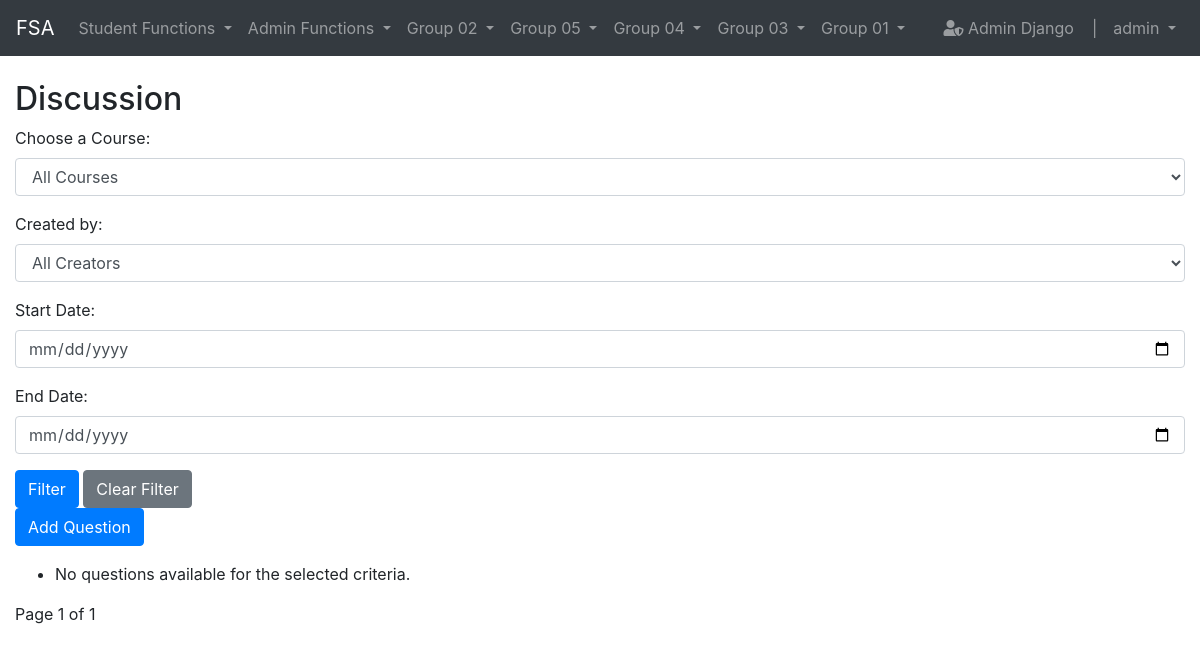
The page /forum/ (signed in) on the database its author committed.
### module_group/models.py (models this page shows, shortened)
class ModuleGroup(models.Model):
    group_name = models.CharField(max_length=255)

### user/models.py (models this page shows)
class User(AbstractUser):
    date_joined = models.DateTimeField(auto_now_add=True)
    training_programs = models.ManyToManyField(TrainingProgram)
    modules = models.ManyToManyField(Module, related_name='assigned_users', blank=True)
    groups = models.ManyToManyField(
        Group,
        blank=True,
        help_text='The groups this user belongs to.',
        verbose_name='groups',
        related_name='custom_user_groups',
    )
    user_permissions = models.ManyToManyField(
        Permission,
        blank=True,
        help_text='Specific permissions for this user.',
        verbose_name='user permissions',
        related_name='custom_user_permissions',
    )

### forum/views.py (the view)
# urls.py: path('', views.question_list, name='question_list'),
def question_list(request):
    selected_course_id = request.GET.get('course_id')  # Change 'id' to 'course_id'
    selected_creator_id = request.GET.get('creator_id')
    start_date = request.GET.get('start_date')
    end_date = request.GET.get('end_date')
    courses = Course.objects.all()
    users = User.objects.all()
    questions = ForumQuestion.objects.all()
    if selected_course_id:
        questions = questions.filter(course_id=selected_course_id)
    if selected_creator_id:
        questions = questions.filter(user_id=selected_creator_id)
    if start_date:
        questions = questions.filter(created_at__gte=start_date)
    if end_date:
        questions = questions.filter(created_at__lte=end_date)
    questions = questions.order_by('-created_at')
    paginator = Paginator(questions, 10)  # Show 10 questions per page
    page_number = request.GET.get('page')
    page_obj = paginator.get_page(page_number)
    module_groups = ModuleGroup.objects.all()
    module = Module.objects.all()
    return render(request, 'forum_question_list.html', {
        'page_obj': page_obj,
        'courses': courses,
        'users': users,
        'selected_course_id': int(selected_course_id) if selected_course_id else None,
        'selected_creator_id': int(selected_creator_id) if selected_creator_id else None,
        'start_date': start_date,
        'end_date': end_date,
        'module_groups': module_groups,
        'module': module,
    })

### forum/templates/forum_question_list.html (shortened to what this page needs)
{% extends "base.html" %}
{% load course_filters %}
{% block content %}
<h2>Discussion{% if selected_course_id %} for {{ courses|get_selected_course_name:selected_course_id }}{% endif %}</h2>
<form method="get">
    <div class="form-group">
        <label for="course">Choose a Course:</label>
        <select name="course_id" id="course" class="form-control" onchange="this.form.submit()">
            <option value="">All Courses</option>
        </select>
    </div>
    <div class="form-group">
        <label for="creator">Created by:</label>
        <select name="creator_id" id="creator" class="form-control" onchange="this.form.submit()">
            <option value="">All Creators</option>
        </select>
    </div>
    <div class="form-group">
        <label for="start_date">Start Date:</label>
        <input type="date" name="start_date" id="start_date" class="form-control" value="{{ start_date }}">
    </div>
    <div class="form-group">
        <label for="end_date">End Date:</label>
        <input type="date" name="end_date" id="end_date" class="form-control" value="{{ end_date }}">
    </div>
    <button type="submit" class="btn btn-primary">Filter</button>
    <a href="{% url 'forum:question_list' %}" class="btn btn-secondary">Clear Filter</a>
</form>
<div class="mb-3">
    <a href="{% url 'forum:create_question' %}" class="btn btn-primary">Add Question</a>
</div>
<ul>
    {% for question in page_obj %}
    <li>
        <a href="{% url 'forum:question_detail' question.pk %}">{{ question.title }}</a>
    </li>
    {% empty %}
    <li>No questions available for the selected criteria.</li>
    {% endfor %}
</ul>
<div class="pagination">
    <span class="step-links">
        <span>Page {{ page_obj.number }} of {{ page_obj.paginator.num_pages }}</span>
    </span>
</div>
{% endblock %}

### main/templates/base.html (shortened to what this page needs)
<!DOCTYPE html>
<html lang="en">
<head>
    <link rel="stylesheet" href="https://maxcdn.bootstrapcdn.com/bootstrap/4.5.2/css/bootstrap.min.css">
    <link rel="stylesheet" href="https://cdnjs.cloudflare.com/ajax/libs/font-awesome/5.15.4/css/all.min.css">
</head>
<body>
    <nav class="navbar navbar-expand-lg navbar-dark bg-dark">
        <a class="navbar-brand" href="{% url 'main:home' %}">FSA</a>
        <div class="collapse navbar-collapse">
            <ul class="navbar-nav mr-auto">
                {% if user.is_authenticated and user.is_superuser %}
                {% for group in module_groups %}
                    <li class="nav-item dropdown">
                        <a class="nav-link dropdown-toggle" href="#" id="{{ group.id }}" role="button" data-toggle="dropdown" aria-haspopup="true" aria-expanded="false">
                            {{ group.group_name }}
                        </a>
                    </li>
                {% endfor %}
            </ul>
                {% endif %}
                {% if request.user.is_authenticated %}
            <ul class="navbar-nav ml-auto">
                <li class="nav-item">
                    <a class="nav-link" href="{% url 'admin:index' %}" target="_blank">
                        <i class="fas fa-user-shield"></i> Admin Django &nbsp;&nbsp;&nbsp;|
                    </a>
                </li>
                <li class="nav-item dropdown">
                    <a class="nav-link dropdown-toggle" href="#" id="navbarDropdown" role="button" data-toggle="dropdown" aria-haspopup="true" aria-expanded="false">
                        {{ request.user.get_full_name|default:request.user.username }}
                    </a>
                </li>
                {% else %}
                <li class="nav-item"><a class="nav-link" href="{% url 'main:register_email' %}">Register</a></li>
                <li class="nav-item"><a class="nav-link" href="{% url 'main:login' %}">Login</a></li>
                {% endif %}
            </ul>
        </div>
    </nav>
    <div class="container-fluid mt-4">
        {% block content %}{% endblock %}
    </div>
</body>
</html>

### rows shown on the page
ModuleGroup: group_name "Student Functions"
ModuleGroup: group_name "Admin Functions"
ModuleGroup: group_name "Group 02"
ModuleGroup: group_name "Group 05"
ModuleGroup: group_name "Group 04"
ModuleGroup: group_name "Group 03"
ModuleGroup: group_name "Group 01"
User: user.get_full_name "admin"

### other values the page prints
{{ page_obj.number }} "1"
{{ page_obj.paginator.num_pages }} "1"
